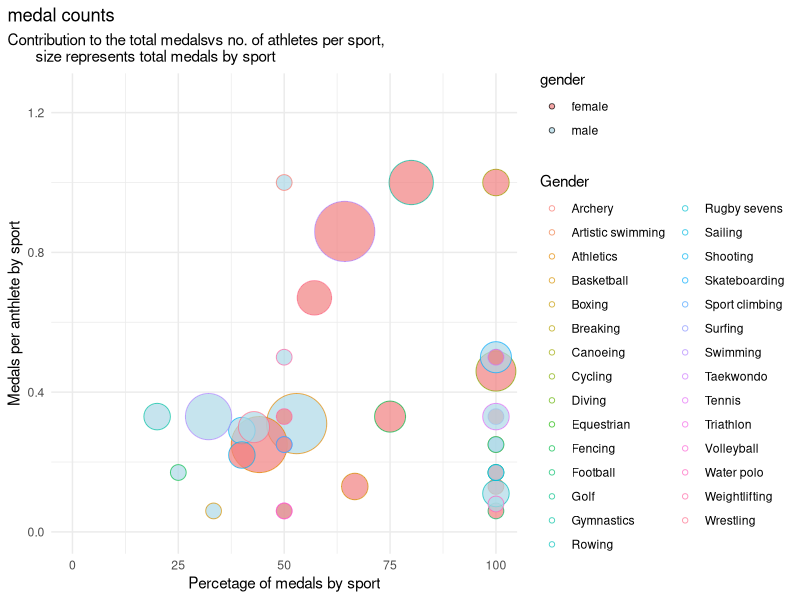
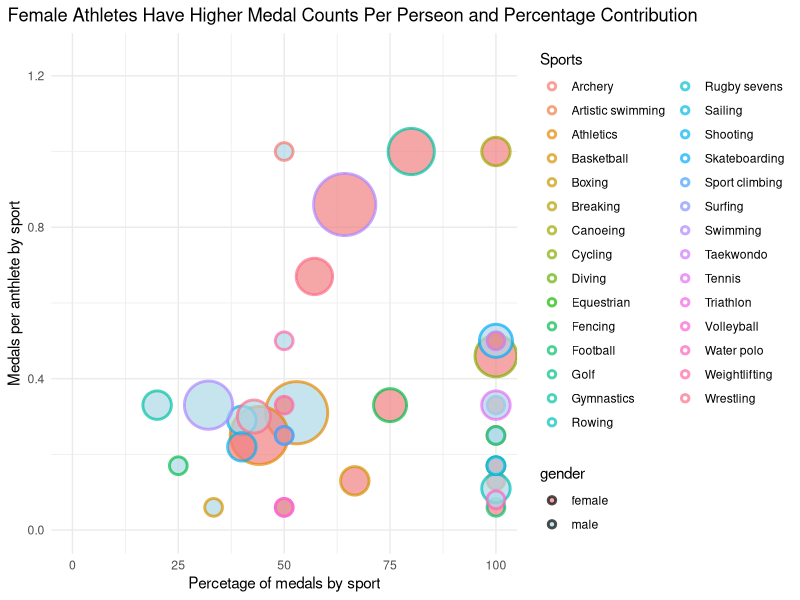
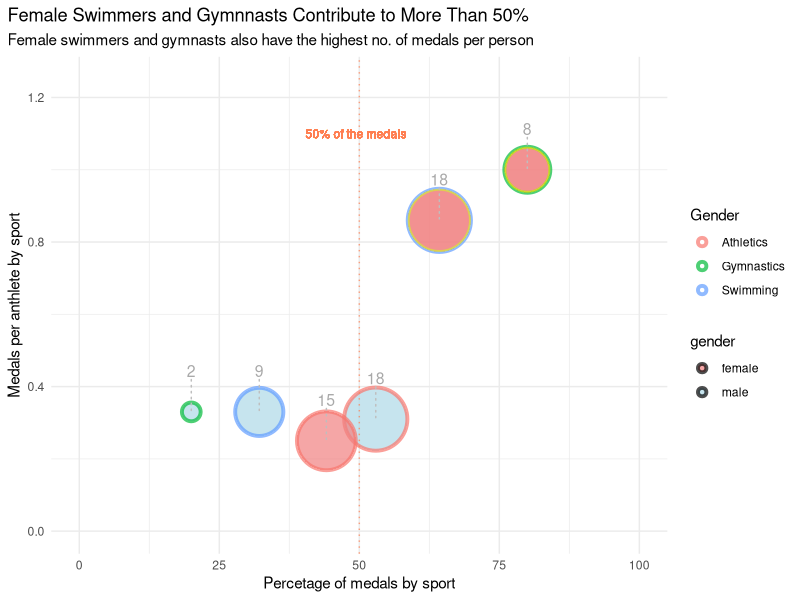
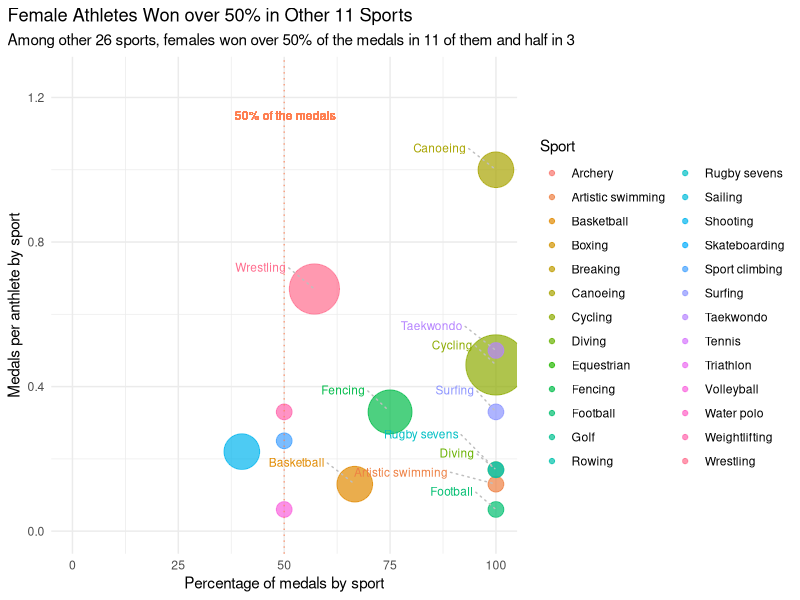
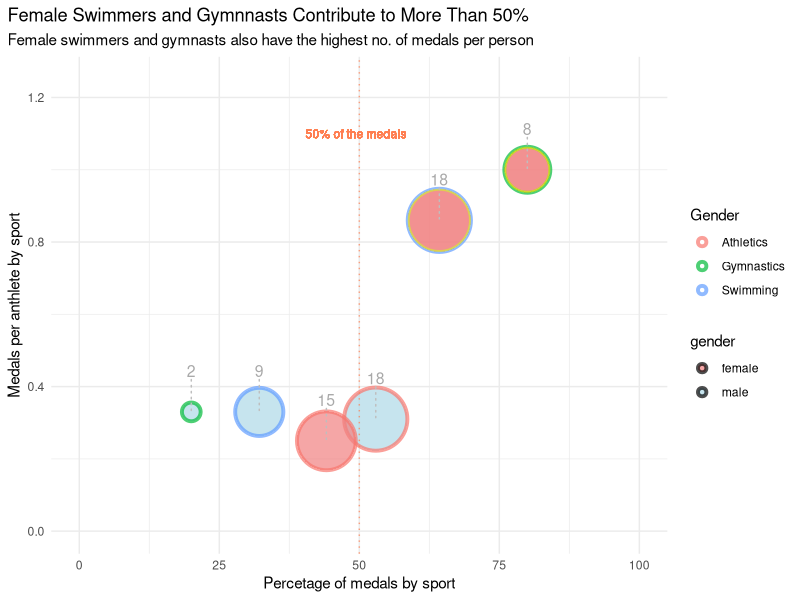
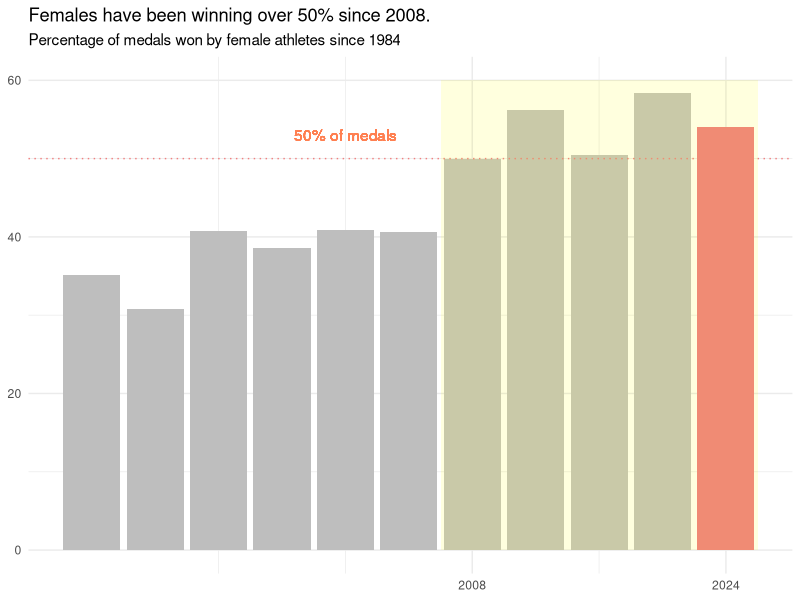
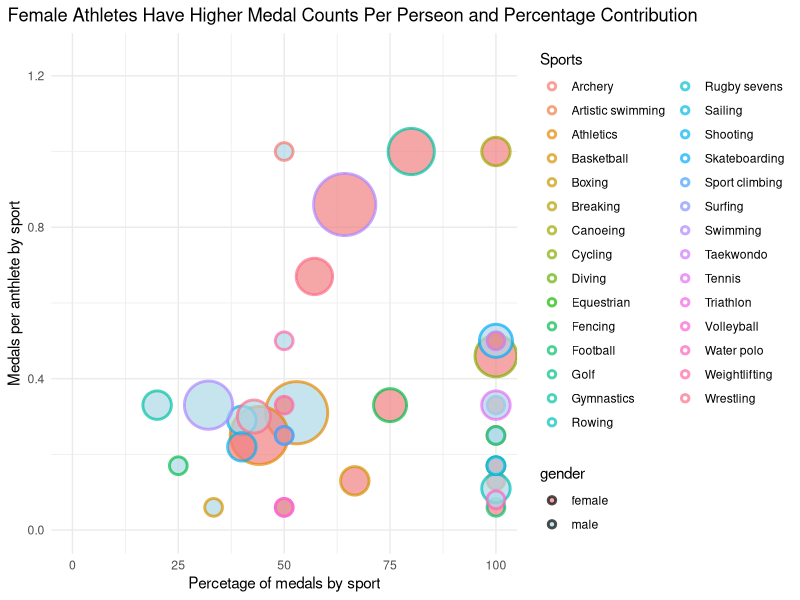
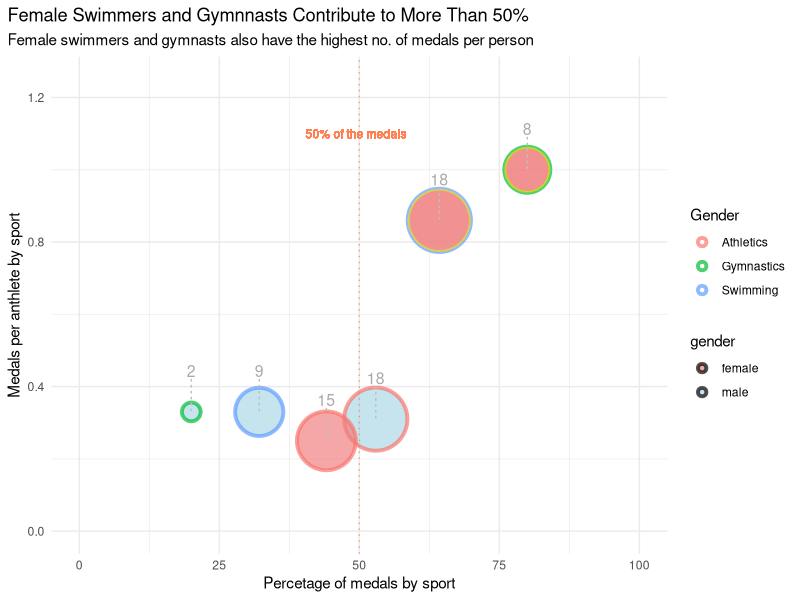

R code for these plots, in order:
# plot for project 1

#convert wide to long 
# install.packages("ggrepel")
require("ggrepel")
require("tidyverse")
require("readr")
require("ggplot2")

setwd('/Users/yirenlu/Documents/data_studio/olympic_us')
df <- read_csv('bubble.csv')

df$male_pct <- as.numeric(sub("%","",df$male_pct))

df$female_pct <- as.numeric(sub("%","",df$female_pct))

df_long <- df %>%
  pivot_longer(
    cols = -Sport, # Keep 'Sport' as the identifier
    names_to = c("gender", "variable"), # Split column names into 'variable' and 'gender'
    names_sep = "_" # Separate column names by underscore
  ) %>%
  pivot_wider(
    names_from = "variable", # Spread 'variable' into separate columns
    values_from = "value" # Use the values from the 'value' column
  )

df_long[df_long == 0] <- NA

#label for dominant sports
dominant <- df_long$Sport %in% c("Athletics", "Gymnastics", "Artistic Gymnastic", "Swimming")

# scatter plot -- Complete
complete <- ggplot(df_long) +
  aes(x = pct, y = average, fill = gender, size = owned, color=Sport) +
  geom_point(alpha = .7,troke = 1, shape = 21) +
  scale_size_continuous(range = c(5,20)) +
  labs(title="medal counts",
       subtitle = "Contribution to the total medalsvs no. of athletes per sport,
       size represents total medals by sport",
       x = 'Percetage of medals by sport',
       y = 'Medals per anthlete by sport',
       color = "Gender") +
  xlim(0,100) +
  ylim(0,1.25) +
  theme_minimal() +
  theme(plot.title.position = 'plot', legend.position = "top") +
  #set colors legends
  scale_fill_manual(values = c("male" = "lightblue", "female" = "lightcoral")) +
  guides(size = "none", alpha = "none") +
  theme(legend.position = "right")

complete


# for the Display
Display <- ggplot(df_long) +
  aes(x = pct, y = average, 
      fill = gender, 
      size = owned,
      color=Sport) +
  geom_point(alpha = .7,
             stroke = 1.5, 
             shape = 21) +
  scale_size_continuous(range = c(5,20)) +
  labs(color = "Sports",
       x = 'Percetage of medals by sport',
       y = 'Medals per anthlete by sport') +
  xlim(0,100) +
  ylim(0,1.25) +
  theme_minimal() +
  theme(plot.title.position = 'plot',legend.position = c(0.1,0.9)) +
  labs(
    title = "Female Athletes Have Higher Medal Counts Per Perseon and Percentage Contribution"
  )+
  #set colors
  scale_fill_manual(values = c("male" = "lightblue", "female" = "lightcoral")) +
  guides(size = "none", alpha = "none") +
  theme(legend.position = "right") 

Display

# Only for dominant sport
main <- ggplot(data = subset(df_long,dominant)) +
  aes(x = pct, y = average, fill = gender, size = owned, color = Sport) +
  geom_point(alpha = .7,stroke = 2, shape = 21) +
  #highlight over 50%
  geom_point(data = subset(df_long, df_long$Sport %in% c("Swimming", "Gymnastics")&df_long$pct > 50),  
             aes(x = pct, y = average, size = owned, alpha = .1),
             show.legend = FALSE,
             color = "yellow", stroke = 1, shape = 21) +
  # add the 50% line 
  geom_vline(xintercept = 50,
             linetype = "dotted",
             color = "coral",
             alpha = .7 ) +
  # add labels of the 50% line
  geom_text(data = df_long, aes(x=53,y=1.1),
            label = "50% of the medals",
            color = "coral",
            alpha = .7,
            size = 3,
            hjust = 0.7) +
  # label for total number owned
  geom_text_repel(data = subset(df_long, dominant), 
                  aes(label = owned), 
                  vjust = -3, size = 4,
                  segment.color = "grey",
                  segment.linetype = "dotted",
                  color = "darkgrey",
                  show.legend = FALSE) +
  scale_size_continuous(range = c(5,20)) +
  labs(color = "Gender",
       x = 'Percetage of medals by sport',
       y = 'Medals per anthlete by sport',
       title = "Female Swimmers and Gymnnasts Contribute to More Than 50%",
       subtitle = "Female swimmers and gymnasts also have the highest no. of medals per person") +
  xlim(0,100) +
  ylim(0,1.25) +
  theme_minimal() +
  theme(plot.title.position = 'plot',legend.position = c(0.1,0.9)) +
  #set colors
  scale_fill_manual(values = c("male" = "lightblue", "female" = "lightcoral")) +
  guides(size = "none", alpha = "none") +
  theme(legend.position = "right") 

main

# Other Sport -- Only female
other<-ggplot(data = subset(df_long,!dominant&df_long$gender=="female")) +
  aes(x = pct, y = average, fill = gender, size = owned, color = Sport) +
  geom_point(alpha = .7) +
  scale_size_continuous(range = c(5,20)) +
  # label sports
  geom_text_repel(data = subset(df_long, !dominant&gender=="female"&pct > 50), 
                  aes(label = Sport, color = Sport), 
                  vjust = -2, size = 3,hjust = 1.5,
                  segment.color = "grey",
                  segment.linetype = "dotted",
                  show.legend = FALSE) +
  # add the 50% line 
  geom_vline(xintercept = 50,
             linetype = "dotted",
             color = "coral",
             alpha = .7 ) +
  # add labels of the 50% line
  geom_text(data = df_long, aes(x=55,y=1.15),
            label = "50% of the medals",
            color = "coral",
            alpha = .7,
            size = 3,
            hjust = 0.7) +
  labs(color = "Sport",
       x = 'Percentage of medals by sport',
       y = 'Medals per anthlete by sport',
       title = "Female Athletes Won over 50% in Other 11 Sports",
       subtitle = "Among other 26 sports, females won over 50% of the medals in 11 of them and half in 3") +
  xlim(0,100) +
  ylim(0,1.25) +
  theme_minimal() +
  theme(plot.title.position = 'plot',legend.position = c(0.1,0.9)) +
  #set colors
  scale_fill_manual(values = c("male" = "lightblue", "female" = "lightcoral")) +
  guides(size = "none", alpha = "none",fill="none") +
  theme(legend.position = "right")

other

#bar
main

historical <- read_csv("Female_pct_historical.csv")
historical$color <- ifelse(historical$year == 2024, "lightcoral", "grey")

Total_bar <- ggplot(historical) +
  aes(x = as.Date(paste0(year, "-01-01")),y=female_pct,fill = color)+
  geom_col() +
  geom_hline(yintercept = 50, 
             linetype = "dotted",
             color = "lightcoral",
             size = 0.5) +
  geom_text(x=as.Date("2000-01-01"), 
            y=53, 
            label="50% of medals",
            color = "coral") +
  labs(
       title = "Females have been winning over 50% since 2008.",
       subtitle = "Percentage of medals won by female athletes since 1984")+
  scale_x_date(
    breaks = as.Date(c("2008-01-01", "2024-01-01")),  # Set breaks only for 2008 and 2024
    labels = c("2008", "2024")  # Set the corresponding labels
  )  +
  geom_rect(data = historical, 
            aes(
              xmin = as.Date("2006-01-01"),xmax=as.Date("2026-01-01"),
                               ymin = 0, ymax = 60,
                fill = "yellow"), 
            alpha = 0.01, 
            inherit.aes = FALSE) +
  theme_minimal() +
  scale_fill_identity() +
  theme(axis.title.x = element_blank(),
        axis.title.y = element_blank())

Total_bar
Display
main
other
ggsave("Historical_trend.png",Total_bar)
ggsave("team.png",Display)
ggsave("dominant.png",main)
ggsave("niche.png",other)
